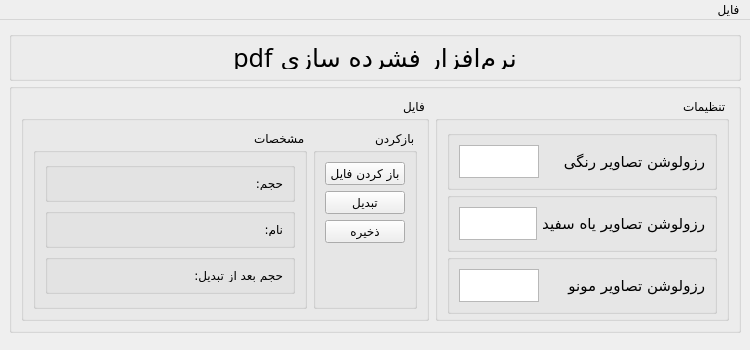
<?xml version="1.0" encoding="UTF-8"?>
<ui version="4.0">
 <class>mainWindow</class>
 <widget class="QMainWindow" name="mainWindow">
  <property name="geometry">
   <rect>
    <x>0</x>
    <y>0</y>
    <width>750</width>
    <height>350</height>
   </rect>
  </property>
  <property name="sizePolicy">
   <sizepolicy hsizetype="Fixed" vsizetype="Fixed">
    <horstretch>0</horstretch>
    <verstretch>0</verstretch>
   </sizepolicy>
  </property>
  <property name="minimumSize">
   <size>
    <width>750</width>
    <height>350</height>
   </size>
  </property>
  <property name="maximumSize">
   <size>
    <width>750</width>
    <height>350</height>
   </size>
  </property>
  <property name="font">
   <font>
    <family>Vazirmatn</family>
   </font>
  </property>
  <property name="windowTitle">
   <string>فشرده سازی</string>
  </property>
  <widget class="QWidget" name="centralwidget">
   <property name="sizePolicy">
    <sizepolicy hsizetype="Fixed" vsizetype="Fixed">
     <horstretch>0</horstretch>
     <verstretch>0</verstretch>
    </sizepolicy>
   </property>
   <property name="minimumSize">
    <size>
     <width>750</width>
     <height>325</height>
    </size>
   </property>
   <property name="maximumSize">
    <size>
     <width>750</width>
     <height>325</height>
    </size>
   </property>
   <property name="font">
    <font>
     <family>Vazirmatn</family>
    </font>
   </property>
   <property name="layoutDirection">
    <enum>Qt::RightToLeft</enum>
   </property>
   <layout class="QGridLayout" name="gridLayout_2" rowstretch="1,0" columnstretch="0">
    <property name="verticalSpacing">
     <number>0</number>
    </property>
    <item row="0" column="0">
     <widget class="QGroupBox" name="groupBox">
      <property name="maximumSize">
       <size>
        <width>16777215</width>
        <height>50</height>
       </size>
      </property>
      <property name="font">
       <font>
        <family>Vazirmatn</family>
       </font>
      </property>
      <property name="title">
       <string/>
      </property>
      <property name="alignment">
       <set>Qt::AlignLeading|Qt::AlignLeft|Qt::AlignVCenter</set>
      </property>
      <layout class="QGridLayout" name="gridLayout">
       <item row="0" column="0">
        <widget class="QLabel" name="label">
         <property name="font">
          <font>
           <family>Vazirmatn</family>
           <pointsize>19</pointsize>
          </font>
         </property>
         <property name="text">
          <string>نرم‌افزار فشرده سازی pdf</string>
         </property>
         <property name="alignment">
          <set>Qt::AlignCenter</set>
         </property>
        </widget>
       </item>
      </layout>
     </widget>
    </item>
    <item row="1" column="0">
     <widget class="QGroupBox" name="groupBox_2">
      <property name="maximumSize">
       <size>
        <width>16777215</width>
        <height>250</height>
       </size>
      </property>
      <property name="font">
       <font>
        <family>Vazirmatn</family>
       </font>
      </property>
      <property name="title">
       <string/>
      </property>
      <property name="alignment">
       <set>Qt::AlignLeading|Qt::AlignLeft|Qt::AlignTop</set>
      </property>
      <property name="flat">
       <bool>false</bool>
      </property>
      <layout class="QHBoxLayout" name="horizontalLayout_2" stretch="1,2">
       <item>
        <widget class="QGroupBox" name="groupBox_3">
         <property name="maximumSize">
          <size>
           <width>300</width>
           <height>250</height>
          </size>
         </property>
         <property name="font">
          <font>
           <family>Vazirmatn</family>
          </font>
         </property>
         <property name="title">
          <string>تنظیمات</string>
         </property>
         <property name="alignment">
          <set>Qt::AlignLeading|Qt::AlignLeft|Qt::AlignTop</set>
         </property>
         <property name="checkable">
          <bool>false</bool>
         </property>
         <layout class="QVBoxLayout" name="verticalLayout_2">
          <item>
           <widget class="QGroupBox" name="groupBox_5">
            <property name="minimumSize">
             <size>
              <width>270</width>
              <height>60</height>
             </size>
            </property>
            <property name="maximumSize">
             <size>
              <width>300</width>
              <height>60</height>
             </size>
            </property>
            <property name="font">
             <font>
              <family>Vazirmatn</family>
             </font>
            </property>
            <property name="layoutDirection">
             <enum>Qt::RightToLeft</enum>
            </property>
            <property name="title">
             <string/>
            </property>
            <layout class="QHBoxLayout" name="horizontalLayout" stretch="0,0">
             <property name="sizeConstraint">
              <enum>QLayout::SetDefaultConstraint</enum>
             </property>
             <item>
              <widget class="QLabel" name="label_2">
               <property name="minimumSize">
                <size>
                 <width>115</width>
                 <height>0</height>
                </size>
               </property>
               <property name="font">
                <font>
                 <family>Vazirmatn</family>
                 <pointsize>11</pointsize>
                </font>
               </property>
               <property name="layoutDirection">
                <enum>Qt::LeftToRight</enum>
               </property>
               <property name="frameShape">
                <enum>QFrame::NoFrame</enum>
               </property>
               <property name="frameShadow">
                <enum>QFrame::Plain</enum>
               </property>
               <property name="text">
                <string>رزولوشن تصاویر رنگی</string>
               </property>
              </widget>
             </item>
             <item>
              <widget class="QTextEdit" name="txt_color_image_res">
               <property name="maximumSize">
                <size>
                 <width>80</width>
                 <height>16777215</height>
                </size>
               </property>
               <property name="font">
                <font>
                 <family>Vazirmatn</family>
                </font>
               </property>
              </widget>
             </item>
            </layout>
           </widget>
          </item>
          <item>
           <widget class="QGroupBox" name="groupBox_6">
            <property name="minimumSize">
             <size>
              <width>270</width>
              <height>60</height>
             </size>
            </property>
            <property name="maximumSize">
             <size>
              <width>300</width>
              <height>60</height>
             </size>
            </property>
            <property name="font">
             <font>
              <family>Vazirmatn</family>
             </font>
            </property>
            <property name="layoutDirection">
             <enum>Qt::RightToLeft</enum>
            </property>
            <property name="title">
             <string/>
            </property>
            <layout class="QHBoxLayout" name="horizontalLayout_3" stretch="0,0">
             <property name="sizeConstraint">
              <enum>QLayout::SetDefaultConstraint</enum>
             </property>
             <item>
              <widget class="QLabel" name="label_3">
               <property name="minimumSize">
                <size>
                 <width>115</width>
                 <height>0</height>
                </size>
               </property>
               <property name="font">
                <font>
                 <family>Vazirmatn</family>
                 <pointsize>11</pointsize>
                </font>
               </property>
               <property name="layoutDirection">
                <enum>Qt::LeftToRight</enum>
               </property>
               <property name="frameShape">
                <enum>QFrame::NoFrame</enum>
               </property>
               <property name="frameShadow">
                <enum>QFrame::Plain</enum>
               </property>
               <property name="text">
                <string>رزولوشن تصاویر یاه سفید</string>
               </property>
              </widget>
             </item>
             <item>
              <widget class="QTextEdit" name="txt_grat_image_res">
               <property name="maximumSize">
                <size>
                 <width>80</width>
                 <height>16777215</height>
                </size>
               </property>
               <property name="font">
                <font>
                 <family>Vazirmatn</family>
                </font>
               </property>
              </widget>
             </item>
            </layout>
           </widget>
          </item>
          <item>
           <widget class="QGroupBox" name="groupBox_7">
            <property name="minimumSize">
             <size>
              <width>270</width>
              <height>60</height>
             </size>
            </property>
            <property name="maximumSize">
             <size>
              <width>300</width>
              <height>60</height>
             </size>
            </property>
            <property name="font">
             <font>
              <family>Vazirmatn</family>
             </font>
            </property>
            <property name="layoutDirection">
             <enum>Qt::RightToLeft</enum>
            </property>
            <property name="title">
             <string/>
            </property>
            <layout class="QHBoxLayout" name="horizontalLayout_4" stretch="0,0">
             <property name="sizeConstraint">
              <enum>QLayout::SetDefaultConstraint</enum>
             </property>
             <item>
              <widget class="QLabel" name="label_4">
               <property name="minimumSize">
                <size>
                 <width>115</width>
                 <height>0</height>
                </size>
               </property>
               <property name="font">
                <font>
                 <family>Vazirmatn</family>
                 <pointsize>11</pointsize>
                </font>
               </property>
               <property name="layoutDirection">
                <enum>Qt::LeftToRight</enum>
               </property>
               <property name="frameShape">
                <enum>QFrame::NoFrame</enum>
               </property>
               <property name="frameShadow">
                <enum>QFrame::Plain</enum>
               </property>
               <property name="text">
                <string>رزولوشن تصاویر مونو</string>
               </property>
              </widget>
             </item>
             <item>
              <widget class="QTextEdit" name="txt_mono_image_res">
               <property name="maximumSize">
                <size>
                 <width>80</width>
                 <height>16777215</height>
                </size>
               </property>
               <property name="font">
                <font>
                 <family>Vazirmatn</family>
                </font>
               </property>
              </widget>
             </item>
            </layout>
           </widget>
          </item>
         </layout>
        </widget>
       </item>
       <item>
        <widget class="QGroupBox" name="groupBox_4">
         <property name="maximumSize">
          <size>
           <width>500</width>
           <height>250</height>
          </size>
         </property>
         <property name="font">
          <font>
           <family>Vazirmatn</family>
          </font>
         </property>
         <property name="title">
          <string>فایل</string>
         </property>
         <layout class="QHBoxLayout" name="horizontalLayout_5">
          <item>
           <widget class="QGroupBox" name="groupBox_9">
            <property name="title">
             <string>بازکردن</string>
            </property>
            <layout class="QVBoxLayout" name="verticalLayout_3">
             <item>
              <widget class="QPushButton" name="btn_openfile">
               <property name="text">
                <string>باز کردن فایل</string>
               </property>
              </widget>
             </item>
             <item>
              <widget class="QPushButton" name="btn_convert">
               <property name="text">
                <string>تبدیل</string>
               </property>
              </widget>
             </item>
             <item>
              <widget class="QPushButton" name="btn_savefile">
               <property name="text">
                <string>ذخیره</string>
               </property>
              </widget>
             </item>
             <item>
              <spacer name="verticalSpacer_2">
               <property name="orientation">
                <enum>Qt::Vertical</enum>
               </property>
               <property name="sizeHint" stdset="0">
                <size>
                 <width>20</width>
                 <height>40</height>
                </size>
               </property>
              </spacer>
             </item>
            </layout>
           </widget>
          </item>
          <item>
           <widget class="QGroupBox" name="groupBox_8">
            <property name="title">
             <string>مشخصات</string>
            </property>
            <layout class="QVBoxLayout" name="verticalLayout">
             <item>
              <widget class="QGroupBox" name="groupBox_12">
               <property name="minimumSize">
                <size>
                 <width>0</width>
                 <height>40</height>
                </size>
               </property>
               <property name="title">
                <string/>
               </property>
               <property name="alignment">
                <set>Qt::AlignRight|Qt::AlignTrailing|Qt::AlignVCenter</set>
               </property>
               <layout class="QHBoxLayout" name="horizontalLayout_8" stretch="1,2">
                <item>
                 <widget class="QLabel" name="label_6">
                  <property name="text">
                   <string>حجم:</string>
                  </property>
                  <property name="alignment">
                   <set>Qt::AlignLeading|Qt::AlignLeft|Qt::AlignVCenter</set>
                  </property>
                 </widget>
                </item>
                <item>
                 <widget class="QLabel" name="lbl_file_size">
                  <property name="text">
                   <string/>
                  </property>
                  <property name="alignment">
                   <set>Qt::AlignLeading|Qt::AlignLeft|Qt::AlignVCenter</set>
                  </property>
                 </widget>
                </item>
               </layout>
              </widget>
             </item>
             <item>
              <widget class="QGroupBox" name="groupBox_11">
               <property name="minimumSize">
                <size>
                 <width>0</width>
                 <height>40</height>
                </size>
               </property>
               <property name="title">
                <string/>
               </property>
               <property name="alignment">
                <set>Qt::AlignRight|Qt::AlignTrailing|Qt::AlignVCenter</set>
               </property>
               <layout class="QHBoxLayout" name="horizontalLayout_7" stretch="1,2">
                <item>
                 <widget class="QLabel" name="label_7">
                  <property name="text">
                   <string>نام:</string>
                  </property>
                  <property name="alignment">
                   <set>Qt::AlignLeading|Qt::AlignLeft|Qt::AlignVCenter</set>
                  </property>
                 </widget>
                </item>
                <item>
                 <widget class="QLabel" name="lbl_file_name">
                  <property name="text">
                   <string/>
                  </property>
                  <property name="alignment">
                   <set>Qt::AlignLeading|Qt::AlignLeft|Qt::AlignVCenter</set>
                  </property>
                 </widget>
                </item>
               </layout>
              </widget>
             </item>
             <item>
              <widget class="QGroupBox" name="groupBox_10">
               <property name="minimumSize">
                <size>
                 <width>0</width>
                 <height>40</height>
                </size>
               </property>
               <property name="title">
                <string/>
               </property>
               <property name="alignment">
                <set>Qt::AlignRight|Qt::AlignTrailing|Qt::AlignVCenter</set>
               </property>
               <layout class="QHBoxLayout" name="horizontalLayout_6" stretch="1,2">
                <item>
                 <widget class="QLabel" name="label_5">
                  <property name="text">
                   <string>حجم بعد از تبدیل:</string>
                  </property>
                  <property name="alignment">
                   <set>Qt::AlignLeading|Qt::AlignLeft|Qt::AlignVCenter</set>
                  </property>
                 </widget>
                </item>
                <item>
                 <widget class="QLabel" name="lbl_file_after_size">
                  <property name="text">
                   <string/>
                  </property>
                  <property name="alignment">
                   <set>Qt::AlignLeading|Qt::AlignLeft|Qt::AlignVCenter</set>
                  </property>
                 </widget>
                </item>
               </layout>
              </widget>
             </item>
             <item>
              <spacer name="verticalSpacer_3">
               <property name="orientation">
                <enum>Qt::Vertical</enum>
               </property>
               <property name="sizeHint" stdset="0">
                <size>
                 <width>20</width>
                 <height>26</height>
                </size>
               </property>
              </spacer>
             </item>
            </layout>
           </widget>
          </item>
         </layout>
        </widget>
       </item>
      </layout>
     </widget>
    </item>
   </layout>
  </widget>
  <widget class="QMenuBar" name="menubar">
   <property name="geometry">
    <rect>
     <x>0</x>
     <y>0</y>
     <width>750</width>
     <height>24</height>
    </rect>
   </property>
   <property name="font">
    <font>
     <family>Vazirmatn</family>
    </font>
   </property>
   <property name="layoutDirection">
    <enum>Qt::RightToLeft</enum>
   </property>
   <widget class="QMenu" name="menu">
    <property name="font">
     <font>
      <family>Vazirmatn</family>
     </font>
    </property>
    <property name="title">
     <string>فایل</string>
    </property>
    <addaction name="menu_openfile"/>
    <addaction name="menu_savefile"/>
   </widget>
   <addaction name="menu"/>
  </widget>
  <action name="menu_openfile">
   <property name="text">
    <string>بازکردن فایل</string>
   </property>
   <property name="font">
    <font>
     <family>Vazirmatn</family>
    </font>
   </property>
  </action>
  <action name="menu_savefile">
   <property name="text">
    <string>ذخیره</string>
   </property>
   <property name="font">
    <font>
     <family>Vazirmatn</family>
    </font>
   </property>
  </action>
 </widget>
 <resources/>
 <connections/>
</ui>
